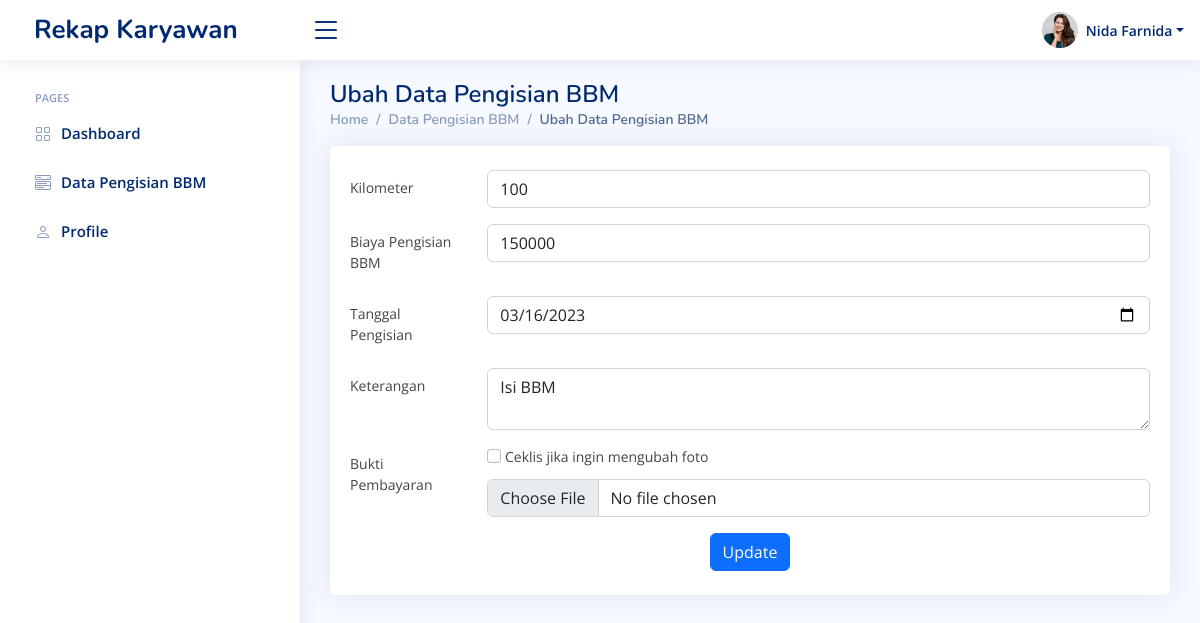
The app's page /update_pengisian_bbm.php?id=4 (signed in), older data.
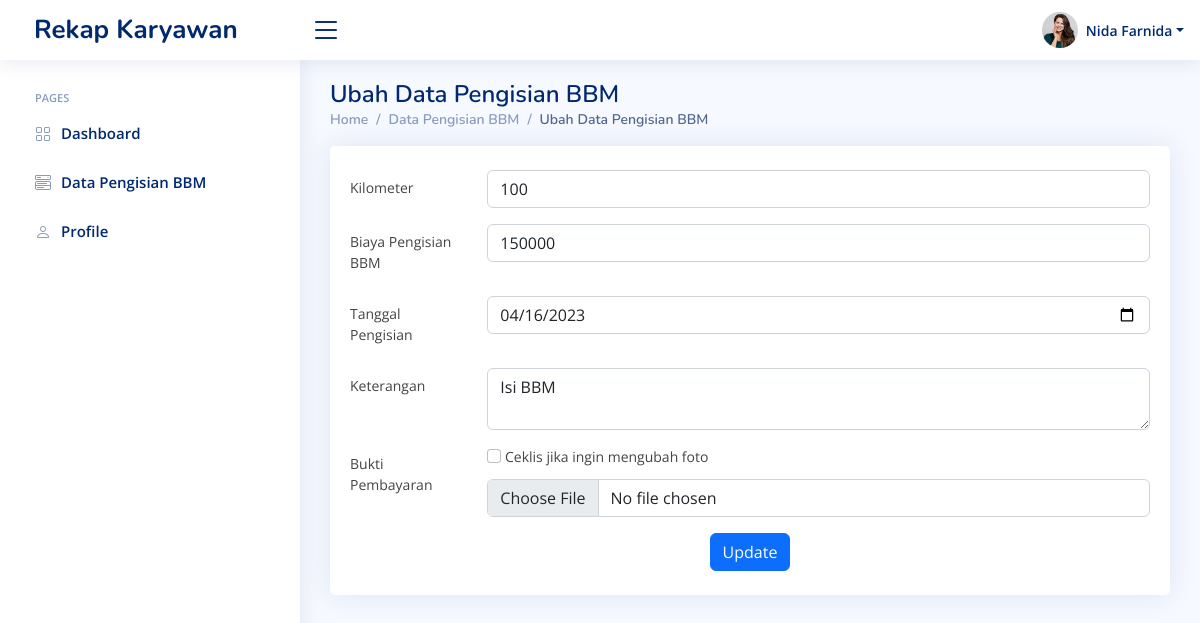
The same page, newer data.
### tables this page shows
CREATE TABLE `tb_rekap_pengisian_bbm` (
  `id` int(11) NOT NULL,
  `tanggal` date NOT NULL,
  `username` varchar(100) NOT NULL,
  `kilometer` int(11) NOT NULL,
  `biaya_pengisian` int(11) NOT NULL,
  `keterangan` text NOT NULL,
  `bukti_pembayaran` varchar(100) NOT NULL
);

### update_pengisian_bbm.php (the view, shortened to what this page needs)
<?php
require './koneksi.php';
?>
<!DOCTYPE html>
<html lang="en">
<?php
include 'head.php';
?>
<body>
    <?php
    include './navbar.php';
    ?>
    <main id="main" class="main">
        <div class="pagetitle">
            <h1>Ubah Data Pengisian BBM</h1>
            <nav>
                <ol class="breadcrumb">
                    <li class="breadcrumb-item"><a href="./index.php">Home</a></li>
                    <li class="breadcrumb-item"><a href="./data_pengisian_bbm.php">Data Pengisian BBM</a></li>
                    <li class="breadcrumb-item active">Ubah Data Pengisian BBM</li>
                </ol>
            </nav>
        </div>
        <section class="section dashboard">
            <div class="row">
                <div class="col-lg-12">
                    <div class="row">
                        <div class="col-12">
                            <div class="card top-selling overflow-auto">
                                <div class="card-body py-4">
                                    <form method="post" enctype='multipart/form-data'>
                                        <?php
                                        $id = $_GET['id'];
                                        $sql = mysqli_query($conn, "SELECT * FROM tb_rekap_pengisian_bbm WHERE id = '$id' ");
                                        $data = mysqli_fetch_assoc($sql);
                                        ?>
                                        <div class="row mb-3">
                                            <label for="kilometer" class="col-sm-2 col-form-label">Kilometer</label>
                                            <div class="col-sm-10">
                                                <input type="number" class="form-control" id="kilometer" name="kilometer" placeholder="ex : 100" value="<?= $data['kilometer'] ?>" required>
                                            </div>
                                        </div>
                                        <div class="row mb-3">
                                            <label for="biaya_pengisian" class="col-sm-2 col-form-label">Biaya Pengisian BBM</label>
                                            <div class="col-sm-10">
                                                <input type="number" class="form-control" id="biaya_pengisian" name="biaya_pengisian" placeholder="ex : 100000" value="<?= $data['biaya_pengisian'] ?>" required>
                                            </div>
                                        </div>
                                        <div class="row mb-3">
                                            <label for="email" class="col-sm-2 col-form-label">Tanggal Pengisian</label>
                                            <div class="col-sm-10">
                                                <input type="date" class="form-control" id="tanggal" name="tanggal" value="<?= $data['tanggal'] ?>" required>
                                            </div>
                                        </div>
                                        <div class="row mb-3">
                                            <label for="no_telpon" class="col-sm-2 col-form-label">Keterangan</label>
                                            <div class="col-sm-10">
                                                <textarea name="keterangan" id="keterangan" class="form-control" placeholder="Keperluan BBM" value="<?= $data['keterangan'] ?>" required><?= $data['keterangan'] ?></textarea>
                                            </div>
                                        </div>
                                        <div class="row mb-3">
                                            <label for="bukti_pembayaran" class="col-sm-2 col-form-label">Bukti Pembayaran</label>
                                            <div class="col-sm-10">
                                                <input type="checkbox" name="ubah_foto" value="true" class="form-check-input mb-3"> Ceklis jika ingin mengubah foto<br>
                                                <input type="file" class="form-control" id="bukti_pembayaran" name="bukti_pembayaran">
                                            </div>
                                        </div>
                                        <div class="text-center">
                                            <button type="submit" class="btn btn-primary" name="btn_update" onclick="return confirm('Apakah anda yakin ingin mengubah data tersebut?')">Update</button>
                                        </div>
                                    </form>
                                </div>
                            </div>
                        </div>
                    </div>
                </div>
            </div>
        </section>
    </main>
</body>
</html>

Row changes from the older to the newer data that the page shows:
changed tb_rekap_pengisian_bbm "Isi BBM": tanggal "03/16/2023" → "04/16/2023"
